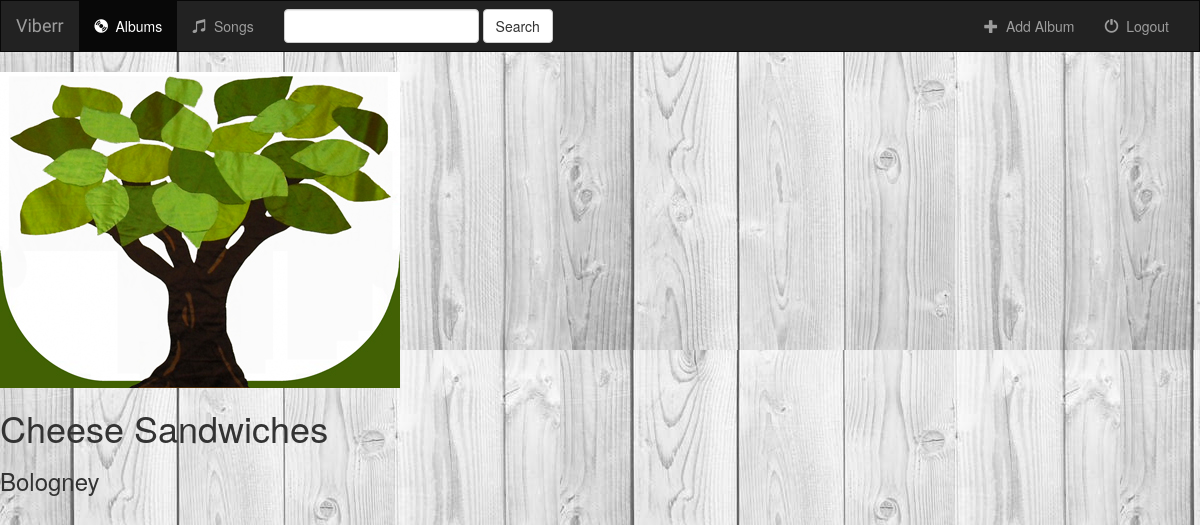
The app's page /music/1/ with its own data.
### music/models.py (models this page shows, shortened)
class Album(models.Model):
    artist = models.CharField(max_length=250)
    album_title = models.CharField(max_length=500)
    genre = models.CharField(max_length=100)
    album_logo = models.FileField()

### music/views.py (the view)
# urls.py: re_path(r'^(?P<pk>[0-9]+)/$', views.DetailView.as_view(), name='detail'),
class DetailView(generic.DetailView):
    model = Album
    template_name = 'music/detail.html'

### music/templates/music/detail.html (shortened to what this page needs)
{% extends 'music/base.html' %}
{% block body %}
    <img src="{{ album.album_logo.url }}">
    <h1>{{ album.album_title }}</h1>
    <h3>{{ album.artist }}</h3>
{% endblock %}

### music/static/music/style.css (style rules this page uses)
body { background: white url("images/background.jpeg"); }

### records on screen
Album: album_logo (picture), album_title "Cheese Sandwiches", artist "Bologney"
